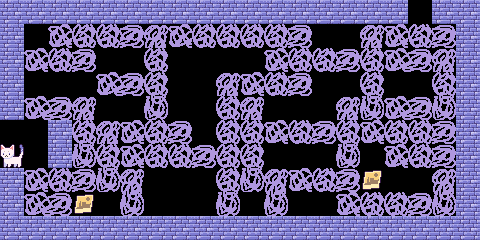

Rendered tile map (Tiled .tmx) drawn with the repository's tilesets; below, a short description and the full map source, tile grids included:
An orthogonal 20x10 tile map with 24x24 px tiles, 1 tile layer (Kachelebene 1).

<map version="1.10" tiledversion="1.10.1" orientation="orthogonal" renderorder="right-down" width="20" height="10" tilewidth="24" tileheight="24" infinite="0" nextlayerid="2" nextobjectid="1">
 <editorsettings>
  <export target="Level 1.1.tmx" format="tmx" />
 </editorsettings>
 <tileset firstgid="1" source="Tileset_old_blocks.tsx" />
 <layer id="1" name="Kachelebene 1" width="20" height="10">
  <data encoding="csv">
7,7,7,7,7,7,7,7,7,7,7,7,7,7,7,7,7,19,7,7,
7,20,34,27,27,35,26,34,27,27,27,27,35,0,0,26,34,27,35,7,
7,34,27,35,0,0,27,0,0,0,0,34,27,27,35,27,34,35,26,7,
7,0,0,0,34,35,27,0,0,26,34,27,35,0,0,27,0,0,27,7,
7,34,35,26,0,0,33,0,0,27,26,19,0,0,26,33,34,35,33,7,
19,0,7,27,26,34,27,35,0,27,27,34,27,35,27,34,27,27,35,7,
13,0,7,33,27,34,27,27,35,27,27,0,0,0,33,0,34,27,35,7,
7,34,27,35,33,26,0,0,0,27,33,26,34,27,35,12,0,0,26,7,
7,34,35,12,0,33,0,0,0,33,0,33,0,0,34,27,27,35,33,7,
7,7,7,7,7,7,7,7,7,7,7,7,7,7,7,7,7,7,7,7
</data>
 </layer>
</map>